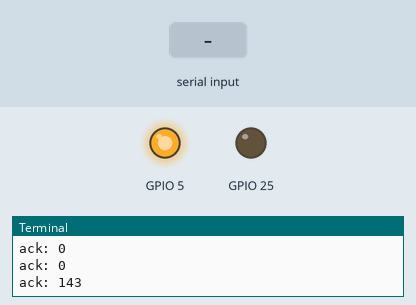
Simulated run of this program. Board: Raspberry Pi (BCM pin numbers). Shown: output pins drawn as LEDs (lit = HIGH), the last lines printed to the terminal. The inputs (shaded band) are chosen by the test bench. Library files of the repository ran but are not shown: tm1637.py. At 3.3 s the program stops and its outputs stay as they are.

Above: at 0.5 s.
At 3.2 s:
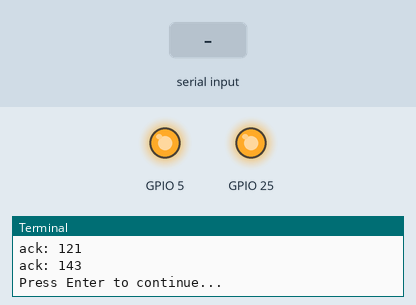
3.3 s: "1" typed at the terminal
At 3.8 s:
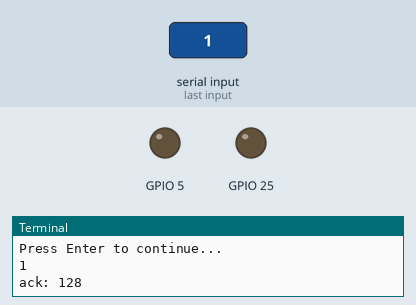
Timing chart, 0 to 4.8 s (numbered marks = the images above; inputs shaded):
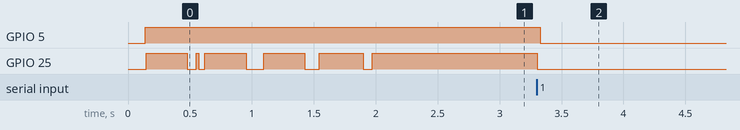

The program:

love.py
```python
#encoding:utf8
from tm1637 import TM1637
import time

board = TM1637()
board.show("L###")
time.sleep(0.3)
board.show("#O##")
time.sleep(0.3)
board.show("##V#")
time.sleep(0.3)
board.show("###E")
time.sleep(0.3)
board.show("LOVE")
raw_input("Press Enter to continue...")
board.clear()
```

Measured:
- after the input at 3.3 s, GPIO 5, GPIO 25: HIGH → LOW at once
